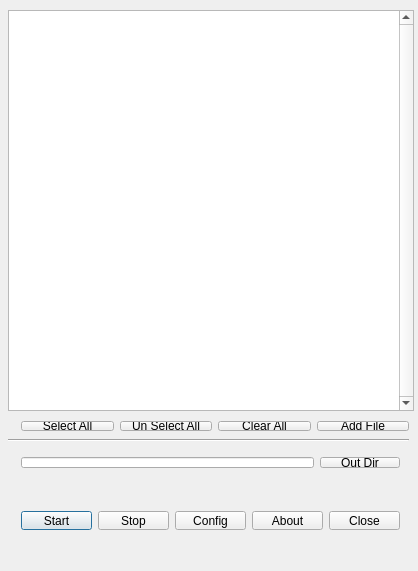
<?xml version="1.0" encoding="UTF-8"?>
<ui version="4.0">
 <class>Dialog</class>
 <widget class="QDialog" name="Dialog">
  <property name="geometry">
   <rect>
    <x>0</x>
    <y>0</y>
    <width>418</width>
    <height>571</height>
   </rect>
  </property>
  <property name="windowTitle">
   <string>DataGen</string>
  </property>
  <property name="modal">
   <bool>false</bool>
  </property>
  <widget class="ExcelTableView" name="m_listCtrl">
   <property name="geometry">
    <rect>
     <x>8</x>
     <y>10</y>
     <width>406</width>
     <height>401</height>
    </rect>
   </property>
   <property name="verticalScrollBarPolicy">
    <enum>Qt::ScrollBarAlwaysOn</enum>
   </property>
  </widget>
  <widget class="Line" name="line">
   <property name="geometry">
    <rect>
     <x>8</x>
     <y>430</y>
     <width>401</width>
     <height>20</height>
    </rect>
   </property>
   <property name="orientation">
    <enum>Qt::Horizontal</enum>
   </property>
  </widget>
  <widget class="QWidget" name="layoutWidget">
   <property name="geometry">
    <rect>
     <x>10</x>
     <y>480</y>
     <width>401</width>
     <height>20</height>
    </rect>
   </property>
   <layout class="QHBoxLayout" name="horizontalLayout_2">
    <item>
     <widget class="QCheckBox" name="ck_lua">
      <property name="text">
       <string>Lua</string>
      </property>
     </widget>
    </item>
    <item>
     <widget class="QCheckBox" name="ck_json">
      <property name="text">
       <string>Json</string>
      </property>
     </widget>
    </item>
    <item>
     <widget class="QCheckBox" name="ck_php">
      <property name="text">
       <string>Php</string>
      </property>
     </widget>
    </item>
   </layout>
  </widget>
  <widget class="QWidget" name="layoutWidget">
   <property name="geometry">
    <rect>
     <x>10</x>
     <y>500</y>
     <width>401</width>
     <height>41</height>
    </rect>
   </property>
   <layout class="QHBoxLayout" name="horizontalLayout_5">
    <item>
     <widget class="QPushButton" name="btnStart">
      <property name="text">
       <string>Start</string>
      </property>
     </widget>
    </item>
    <item>
     <widget class="QPushButton" name="btnStopCurrentTask">
      <property name="text">
       <string>Stop</string>
      </property>
     </widget>
    </item>
    <item>
     <widget class="QPushButton" name="btn_config">
      <property name="enabled">
       <bool>true</bool>
      </property>
      <property name="text">
       <string>Config</string>
      </property>
     </widget>
    </item>
    <item>
     <widget class="QPushButton" name="btnAboutVersion">
      <property name="enabled">
       <bool>true</bool>
      </property>
      <property name="text">
       <string>About</string>
      </property>
     </widget>
    </item>
    <item>
     <widget class="QPushButton" name="btnCloseDlg">
      <property name="enabled">
       <bool>true</bool>
      </property>
      <property name="text">
       <string>Close</string>
      </property>
     </widget>
    </item>
   </layout>
  </widget>
  <widget class="QWidget" name="layoutWidget">
   <property name="geometry">
    <rect>
     <x>10</x>
     <y>446</y>
     <width>401</width>
     <height>33</height>
    </rect>
   </property>
   <layout class="QHBoxLayout" name="horizontalLayout_4">
    <item>
     <widget class="QLineEdit" name="m_outPath">
      <property name="readOnly">
       <bool>true</bool>
      </property>
     </widget>
    </item>
    <item>
     <widget class="QPushButton" name="btnOutPath">
      <property name="text">
       <string>Out Dir</string>
      </property>
     </widget>
    </item>
   </layout>
  </widget>
  <widget class="QWidget" name="layoutWidget">
   <property name="geometry">
    <rect>
     <x>10</x>
     <y>410</y>
     <width>410</width>
     <height>32</height>
    </rect>
   </property>
   <layout class="QHBoxLayout" name="horizontalLayout_3">
    <item>
     <widget class="QPushButton" name="btnAllSelect">
      <property name="text">
       <string>Select All</string>
      </property>
     </widget>
    </item>
    <item>
     <widget class="QPushButton" name="btnAllUnSelect">
      <property name="text">
       <string>Un Select All</string>
      </property>
     </widget>
    </item>
    <item>
     <widget class="QPushButton" name="btnClearAll">
      <property name="text">
       <string>Clear All</string>
      </property>
     </widget>
    </item>
    <item>
     <widget class="QPushButton" name="btnOpenFile">
      <property name="text">
       <string>Add File</string>
      </property>
     </widget>
    </item>
   </layout>
  </widget>
  <zorder>m_listCtrl</zorder>
  <zorder>line</zorder>
  <zorder>layoutWidget</zorder>
  <zorder>layoutWidget</zorder>
  <zorder>layoutWidget</zorder>
  <zorder>layoutWidget</zorder>
  <zorder>ck_php</zorder>
 </widget>
 <layoutdefault spacing="6" margin="11"/>
 <customwidgets>
  <customwidget>
   <class>ExcelTableView</class>
   <extends>QTableView</extends>
   <header location="global">src/exceltableview.h</header>
  </customwidget>
 </customwidgets>
 <resources/>
 <connections/>
</ui>
